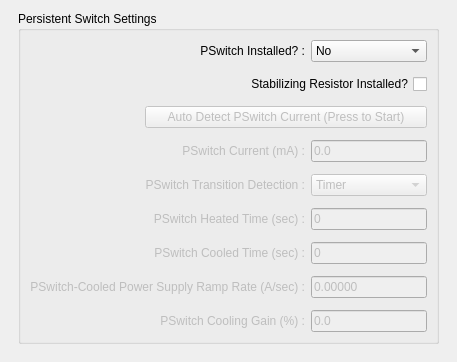
          <widget class="QWidget" name="switchPage">
           <property name="geometry">
            <rect>
             <x>0</x>
             <y>0</y>
             <width>442</width>
             <height>362</height>
            </rect>
           </property>
           <attribute name="label">
            <string>Switch</string>
           </attribute>
           <layout class="QVBoxLayout" name="switchPageLayout">
            <property name="leftMargin">
             <number>18</number>
            </property>
            <property name="rightMargin">
             <number>18</number>
            </property>
            <property name="bottomMargin">
             <number>18</number>
            </property>
            <item>
             <widget class="QGroupBox" name="switchGroupBox">
              <property name="title">
               <string>Persistent Switch Settings</string>
              </property>
              <layout class="QGridLayout" name="switchGroupLayout">
               <property name="verticalSpacing">
                <number>12</number>
               </property>
               <item row="0" column="0">
                <spacer name="horizontalSpacer_3">
                 <property name="orientation">
                  <enum>Qt::Horizontal</enum>
                 </property>
                 <property name="sizeHint" stdset="0">
                  <size>
                   <width>133</width>
                   <height>20</height>
                  </size>
                 </property>
                </spacer>
               </item>
               <item row="0" column="1">
                <widget class="QLabel" name="switchInstalledLabel">
                 <property name="text">
                  <string>PSwitch Installed? :</string>
                 </property>
                 <property name="alignment">
                  <set>Qt::AlignRight|Qt::AlignTrailing|Qt::AlignVCenter</set>
                 </property>
                </widget>
               </item>
               <item row="0" column="2" colspan="2">
                <widget class="QComboBox" name="switchInstalledComboBox">
                 <property name="maximumSize">
                  <size>
                   <width>16777215</width>
                   <height>16777215</height>
                  </size>
                 </property>
                 <item>
                  <property name="text">
                   <string>No</string>
                  </property>
                 </item>
                 <item>
                  <property name="text">
                   <string>Yes</string>
                  </property>
                 </item>
                </widget>
               </item>
               <item row="0" column="4">
                <spacer name="horizontalSpacer_4">
                 <property name="orientation">
                  <enum>Qt::Horizontal</enum>
                 </property>
                 <property name="sizeHint" stdset="0">
                  <size>
                   <width>133</width>
                   <height>20</height>
                  </size>
                 </property>
                </spacer>
               </item>
               <item row="2" column="1" colspan="3">
                <widget class="QPushButton" name="autoDetectCurrentButton">
                 <property name="enabled">
                  <bool>false</bool>
                 </property>
                 <property name="text">
                  <string>Auto Detect PSwitch Current (Press to Start)</string>
                 </property>
                </widget>
               </item>
               <item row="3" column="1">
                <widget class="QLabel" name="switchCurrentLabel">
                 <property name="enabled">
                  <bool>false</bool>
                 </property>
                 <property name="text">
                  <string>PSwitch Current (mA) :</string>
                 </property>
                 <property name="alignment">
                  <set>Qt::AlignRight|Qt::AlignTrailing|Qt::AlignVCenter</set>
                 </property>
                </widget>
               </item>
               <item row="3" column="2" colspan="2">
                <widget class="QLineEdit" name="switchCurrentEdit">
                 <property name="enabled">
                  <bool>false</bool>
                 </property>
                 <property name="text">
                  <string>0.0</string>
                 </property>
                </widget>
               </item>
               <item row="4" column="1">
                <widget class="QLabel" name="switchTransitionLabel">
                 <property name="enabled">
                  <bool>false</bool>
                 </property>
                 <property name="text">
                  <string>PSwitch Transition Detection :</string>
                 </property>
                 <property name="alignment">
                  <set>Qt::AlignRight|Qt::AlignTrailing|Qt::AlignVCenter</set>
                 </property>
                </widget>
               </item>
               <item row="4" column="2" colspan="2">
                <widget class="QComboBox" name="switchTransitionComboBox">
                 <property name="enabled">
                  <bool>false</bool>
                 </property>
                 <property name="maximumSize">
                  <size>
                   <width>16777215</width>
                   <height>16777215</height>
                  </size>
                 </property>
                 <item>
                  <property name="text">
                   <string>Timer</string>
                  </property>
                 </item>
                 <item>
                  <property name="text">
                   <string>Magnet Voltage</string>
                  </property>
                 </item>
                </widget>
               </item>
               <item row="5" column="1">
                <widget class="QLabel" name="switchHeatedTimeLabel">
                 <property name="enabled">
                  <bool>false</bool>
                 </property>
                 <property name="text">
                  <string>PSwitch Heated Time (sec) :</string>
                 </property>
                 <property name="alignment">
                  <set>Qt::AlignRight|Qt::AlignTrailing|Qt::AlignVCenter</set>
                 </property>
                </widget>
               </item>
               <item row="5" column="2" colspan="2">
                <widget class="QLineEdit" name="switchHeatedTimeEdit">
                 <property name="enabled">
                  <bool>false</bool>
                 </property>
                 <property name="text">
                  <string>0</string>
                 </property>
                </widget>
               </item>
               <item row="6" column="1">
                <widget class="QLabel" name="switchCooledTimeLabel">
                 <property name="enabled">
                  <bool>false</bool>
                 </property>
                 <property name="text">
                  <string>PSwitch Cooled Time (sec) :</string>
                 </property>
                 <property name="alignment">
                  <set>Qt::AlignRight|Qt::AlignTrailing|Qt::AlignVCenter</set>
                 </property>
                </widget>
               </item>
               <item row="6" column="2" colspan="2">
                <widget class="QLineEdit" name="switchCooledTimeEdit">
                 <property name="enabled">
                  <bool>false</bool>
                 </property>
                 <property name="text">
                  <string>0</string>
                 </property>
                </widget>
               </item>
               <item row="7" column="0" colspan="2">
                <widget class="QLabel" name="switchCooledRampRateLabel">
                 <property name="enabled">
                  <bool>false</bool>
                 </property>
                 <property name="text">
                  <string>PSwitch-Cooled Power Supply Ramp Rate (A/sec) :</string>
                 </property>
                 <property name="alignment">
                  <set>Qt::AlignRight|Qt::AlignTrailing|Qt::AlignVCenter</set>
                 </property>
                </widget>
               </item>
               <item row="7" column="2" colspan="2">
                <widget class="QLineEdit" name="switchCooledRampRateEdit">
                 <property name="enabled">
                  <bool>false</bool>
                 </property>
                 <property name="text">
                  <string>0.00000</string>
                 </property>
                </widget>
               </item>
               <item row="8" column="1">
                <widget class="QLabel" name="switchCoolingGainLabel">
                 <property name="enabled">
                  <bool>false</bool>
                 </property>
                 <property name="text">
                  <string>PSwitch Cooling Gain (%) :</string>
                 </property>
                 <property name="alignment">
                  <set>Qt::AlignRight|Qt::AlignTrailing|Qt::AlignVCenter</set>
                 </property>
                </widget>
               </item>
               <item row="8" column="2" colspan="2">
                <widget class="QLineEdit" name="switchCoolingGainEdit">
                 <property name="enabled">
                  <bool>false</bool>
                 </property>
                 <property name="text">
                  <string>0.0</string>
                 </property>
                </widget>
               </item>
               <item row="9" column="3">
                <spacer name="verticalSpacer_10">
                 <property name="orientation">
                  <enum>Qt::Vertical</enum>
                 </property>
                 <property name="sizeHint" stdset="0">
                  <size>
                   <width>20</width>
                   <height>161</height>
                  </size>
                 </property>
                </spacer>
               </item>
               <item row="1" column="1" colspan="3">
                <widget class="QCheckBox" name="stabilityResistorCheckBox">
                 <property name="layoutDirection">
                  <enum>Qt::RightToLeft</enum>
                 </property>
                 <property name="text">
                  <string>Stabilizing Resistor Installed?</string>
                 </property>
                </widget>
               </item>
              </layout>
             </widget>
            </item>
           </layout>
          </widget>
